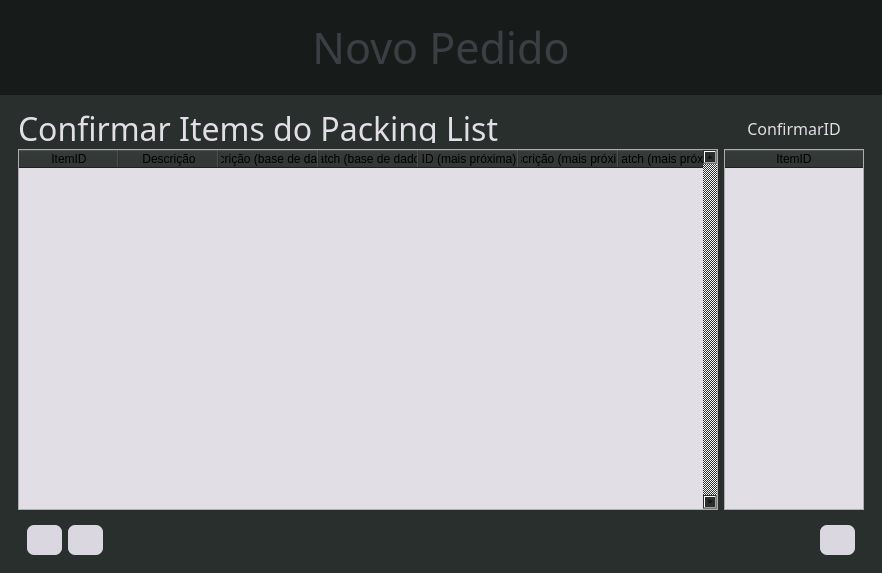
<?xml version="1.0" encoding="UTF-8"?>
<ui version="4.0">
 <class>novoPedidoPackingListItems</class>
 <widget class="QMainWindow" name="novoPedidoPackingListItems">
  <property name="geometry">
   <rect>
    <x>0</x>
    <y>0</y>
    <width>882</width>
    <height>573</height>
   </rect>
  </property>
  <property name="windowTitle">
   <string>Novo Pedido</string>
  </property>
  <property name="windowIcon">
   <iconset resource="gui_data/resources.qrc">
    <normaloff>:/icon/images/invoiceIcon.png</normaloff>:/icon/images/invoiceIcon.png</iconset>
  </property>
  <widget class="QWidget" name="centralwidget">
   <layout class="QVBoxLayout" name="verticalLayout">
    <property name="spacing">
     <number>0</number>
    </property>
    <property name="leftMargin">
     <number>0</number>
    </property>
    <property name="topMargin">
     <number>0</number>
    </property>
    <property name="rightMargin">
     <number>0</number>
    </property>
    <property name="bottomMargin">
     <number>0</number>
    </property>
    <item>
     <widget class="QFrame" name="Header">
      <property name="maximumSize">
       <size>
        <width>16777215</width>
        <height>100</height>
       </size>
      </property>
      <property name="styleSheet">
       <string notr="true">

background-color: rgb(23, 27, 26);</string>
      </property>
      <property name="frameShape">
       <enum>QFrame::NoFrame</enum>
      </property>
      <property name="frameShadow">
       <enum>QFrame::Raised</enum>
      </property>
      <layout class="QHBoxLayout" name="horizontalLayout">
       <item>
        <widget class="QFrame" name="HeaderFrame">
         <property name="frameShape">
          <enum>QFrame::NoFrame</enum>
         </property>
         <property name="frameShadow">
          <enum>QFrame::Raised</enum>
         </property>
         <layout class="QHBoxLayout" name="horizontalLayout_3">
          <item>
           <widget class="QFrame" name="AALogo">
            <property name="minimumSize">
             <size>
              <width>200</width>
              <height>0</height>
             </size>
            </property>
            <property name="maximumSize">
             <size>
              <width>200</width>
              <height>16777215</height>
             </size>
            </property>
            <property name="styleSheet">
             <string notr="true">image: url(:/logo/images/AAlogo.png);</string>
            </property>
            <property name="frameShape">
             <enum>QFrame::NoFrame</enum>
            </property>
            <property name="frameShadow">
             <enum>QFrame::Raised</enum>
            </property>
           </widget>
          </item>
          <item>
           <widget class="QLabel" name="NewRequestLabel">
            <property name="font">
             <font>
              <family>.SF Compact</family>
              <pointsize>32</pointsize>
             </font>
            </property>
            <property name="styleSheet">
             <string notr="true">color: rgb(58, 63, 67);</string>
            </property>
            <property name="text">
             <string>Novo Pedido</string>
            </property>
            <property name="alignment">
             <set>Qt::AlignCenter</set>
            </property>
           </widget>
          </item>
          <item>
           <widget class="QFrame" name="HeaderEmpty">
            <property name="minimumSize">
             <size>
              <width>200</width>
              <height>0</height>
             </size>
            </property>
            <property name="maximumSize">
             <size>
              <width>200</width>
              <height>16777215</height>
             </size>
            </property>
            <property name="frameShape">
             <enum>QFrame::NoFrame</enum>
            </property>
            <property name="frameShadow">
             <enum>QFrame::Raised</enum>
            </property>
           </widget>
          </item>
         </layout>
        </widget>
       </item>
      </layout>
     </widget>
    </item>
    <item>
     <widget class="QFrame" name="Body">
      <property name="styleSheet">
       <string notr="true">
background-color: rgb(40, 47, 44);</string>
      </property>
      <property name="frameShape">
       <enum>QFrame::NoFrame</enum>
      </property>
      <property name="frameShadow">
       <enum>QFrame::Raised</enum>
      </property>
      <layout class="QVBoxLayout" name="verticalLayout_4">
       <property name="bottomMargin">
        <number>0</number>
       </property>
       <item>
        <widget class="QFrame" name="BodyFrame">
         <property name="frameShape">
          <enum>QFrame::NoFrame</enum>
         </property>
         <property name="frameShadow">
          <enum>QFrame::Raised</enum>
         </property>
         <layout class="QVBoxLayout" name="verticalLayout_2">
          <item>
           <widget class="QFrame" name="LabelsFrame">
            <property name="frameShape">
             <enum>QFrame::NoFrame</enum>
            </property>
            <property name="frameShadow">
             <enum>QFrame::Raised</enum>
            </property>
            <layout class="QHBoxLayout" name="horizontalLayout_5">
             <property name="spacing">
              <number>0</number>
             </property>
             <property name="leftMargin">
              <number>0</number>
             </property>
             <property name="topMargin">
              <number>0</number>
             </property>
             <property name="rightMargin">
              <number>0</number>
             </property>
             <property name="bottomMargin">
              <number>0</number>
             </property>
             <item>
              <widget class="QLabel" name="ConfirmItemsLabel">
               <property name="maximumSize">
                <size>
                 <width>16777215</width>
                 <height>30</height>
                </size>
               </property>
               <property name="font">
                <font>
                 <family>.SF Compact</family>
                 <pointsize>24</pointsize>
                </font>
               </property>
               <property name="styleSheet">
                <string notr="true">color: rgb(226, 222, 230)</string>
               </property>
               <property name="text">
                <string>Confirmar Items do Packing List</string>
               </property>
              </widget>
             </item>
             <item>
              <widget class="QLabel" name="ConfirmItemIDLabel">
               <property name="maximumSize">
                <size>
                 <width>140</width>
                 <height>30</height>
                </size>
               </property>
               <property name="font">
                <font>
                 <family>.SF Compact</family>
                 <pointsize>12</pointsize>
                </font>
               </property>
               <property name="styleSheet">
                <string notr="true">color: rgb(226, 222, 230)</string>
               </property>
               <property name="text">
                <string>ConfirmarID</string>
               </property>
               <property name="alignment">
                <set>Qt::AlignCenter</set>
               </property>
              </widget>
             </item>
            </layout>
           </widget>
          </item>
          <item>
           <widget class="QFrame" name="TablesFrame">
            <property name="frameShape">
             <enum>QFrame::NoFrame</enum>
            </property>
            <property name="frameShadow">
             <enum>QFrame::Raised</enum>
            </property>
            <layout class="QHBoxLayout" name="horizontalLayout_2">
             <property name="spacing">
              <number>-1</number>
             </property>
             <property name="leftMargin">
              <number>0</number>
             </property>
             <property name="topMargin">
              <number>0</number>
             </property>
             <property name="rightMargin">
              <number>0</number>
             </property>
             <property name="bottomMargin">
              <number>0</number>
             </property>
             <item>
              <widget class="QTableWidget" name="ItemsTable">
               <property name="styleSheet">
                <string notr="true">QTableWidget {

	background-color: rgb(226, 222, 230);
	font: 13pt &quot;.AppleSystemUIFont&quot;;
	color: rgb(0, 0, 0);

}
QTableWidget:QScrollBar
{
background : lightblue;
}
 QTableWidget::item:selected
{
border : 2px solid black;
background : rgb(85, 91, 213);
}</string>
               </property>
               <property name="verticalScrollBarPolicy">
                <enum>Qt::ScrollBarAlwaysOn</enum>
               </property>
               <property name="horizontalScrollBarPolicy">
                <enum>Qt::ScrollBarAlwaysOff</enum>
               </property>
               <property name="sortingEnabled">
                <bool>false</bool>
               </property>
               <property name="wordWrap">
                <bool>false</bool>
               </property>
               <attribute name="horizontalHeaderStretchLastSection">
                <bool>true</bool>
               </attribute>
               <column>
                <property name="text">
                 <string>ItemID</string>
                </property>
               </column>
               <column>
                <property name="text">
                 <string>Descrição</string>
                </property>
               </column>
               <column>
                <property name="text">
                 <string>Descrição (base de dados)</string>
                </property>
               </column>
               <column>
                <property name="text">
                 <string>Match (base de dados)</string>
                </property>
               </column>
               <column>
                <property name="text">
                 <string>ID (mais próxima)</string>
                </property>
               </column>
               <column>
                <property name="text">
                 <string>Descrição (mais próxima)</string>
                </property>
               </column>
               <column>
                <property name="text">
                 <string>Match (mais próxima)</string>
                </property>
               </column>
              </widget>
             </item>
             <item>
              <widget class="QTableWidget" name="ItemsConfirmTable">
               <property name="maximumSize">
                <size>
                 <width>140</width>
                 <height>16777215</height>
                </size>
               </property>
               <property name="styleSheet">
                <string notr="true">QTableWidget {

	background-color: rgb(226, 222, 230);
	font: 13pt &quot;.AppleSystemUIFont&quot;;
	color: rgb(0, 0, 0);

}
QTableWidget QScrollBar
{
background : lightblue;
}
 QTableWidget::item:selected
{
border : 2px solid black;
background : rgb(85, 91, 213);
}</string>
               </property>
               <property name="sortingEnabled">
                <bool>false</bool>
               </property>
               <attribute name="horizontalHeaderStretchLastSection">
                <bool>true</bool>
               </attribute>
               <column>
                <property name="text">
                 <string>ItemID</string>
                </property>
               </column>
              </widget>
             </item>
            </layout>
           </widget>
          </item>
          <item>
           <widget class="QFrame" name="BottomButtons">
            <property name="frameShape">
             <enum>QFrame::NoFrame</enum>
            </property>
            <property name="frameShadow">
             <enum>QFrame::Raised</enum>
            </property>
            <layout class="QHBoxLayout" name="horizontalLayout_4">
             <item>
              <widget class="QPushButton" name="GoBackButton">
               <property name="minimumSize">
                <size>
                 <width>35</width>
                 <height>30</height>
                </size>
               </property>
               <property name="maximumSize">
                <size>
                 <width>35</width>
                 <height>30</height>
                </size>
               </property>
               <property name="styleSheet">
                <string notr="true">QPushButton {

	background-color: rgb(218, 215, 224);
	border-radius: 7px;
}

QPushButton:hover {
	background-color: rgb(190, 190, 190);

}
QPushButton:pressed {
	background-color: rgb(160, 160, 160);

}</string>
               </property>
               <property name="text">
                <string/>
               </property>
               <property name="icon">
                <iconset resource="gui_data/resources.qrc">
                 <normaloff>:/button/images/backIcon.png</normaloff>:/button/images/backIcon.png</iconset>
               </property>
              </widget>
             </item>
             <item>
              <widget class="QPushButton" name="HomeButton">
               <property name="minimumSize">
                <size>
                 <width>35</width>
                 <height>30</height>
                </size>
               </property>
               <property name="maximumSize">
                <size>
                 <width>35</width>
                 <height>30</height>
                </size>
               </property>
               <property name="styleSheet">
                <string notr="true">QPushButton {

	background-color: rgb(218, 215, 224);
	border-radius: 7px;
}

QPushButton:hover {
	background-color: rgb(190, 190, 190);

}
QPushButton:pressed {
	background-color: rgb(160, 160, 160);

}</string>
               </property>
               <property name="text">
                <string/>
               </property>
               <property name="icon">
                <iconset resource="gui_data/resources.qrc">
                 <normaloff>:/icon/images/homeIcon2.png</normaloff>:/icon/images/homeIcon2.png</iconset>
               </property>
              </widget>
             </item>
             <item>
              <widget class="QFrame" name="BottomButtomsEmpty">
               <property name="frameShape">
                <enum>QFrame::NoFrame</enum>
               </property>
               <property name="frameShadow">
                <enum>QFrame::Raised</enum>
               </property>
              </widget>
             </item>
             <item>
              <widget class="QPushButton" name="AdvanceButton">
               <property name="minimumSize">
                <size>
                 <width>35</width>
                 <height>30</height>
                </size>
               </property>
               <property name="maximumSize">
                <size>
                 <width>35</width>
                 <height>30</height>
                </size>
               </property>
               <property name="styleSheet">
                <string notr="true">QPushButton {

	background-color: rgb(218, 215, 224);
	border-radius: 7px;
}

QPushButton:hover {
	background-color: rgb(190, 190, 190);

}
QPushButton:pressed {
	background-color: rgb(160, 160, 160);

}</string>
               </property>
               <property name="text">
                <string/>
               </property>
               <property name="icon">
                <iconset resource="gui_data/resources.qrc">
                 <normaloff>:/button/images/nextIcon.png</normaloff>:/button/images/nextIcon.png</iconset>
               </property>
              </widget>
             </item>
            </layout>
           </widget>
          </item>
         </layout>
        </widget>
       </item>
      </layout>
     </widget>
    </item>
    <item>
     <widget class="QFrame" name="Bottom">
      <property name="maximumSize">
       <size>
        <width>16777215</width>
        <height>40</height>
       </size>
      </property>
      <property name="styleSheet">
       <string notr="true">

background-color: rgb(23, 27, 26);</string>
      </property>
      <property name="frameShape">
       <enum>QFrame::NoFrame</enum>
      </property>
      <property name="frameShadow">
       <enum>QFrame::Raised</enum>
      </property>
     </widget>
    </item>
   </layout>
  </widget>
 </widget>
 <resources>
  <include location="gui_data/resources.qrc"/>
 </resources>
 <connections/>
</ui>
